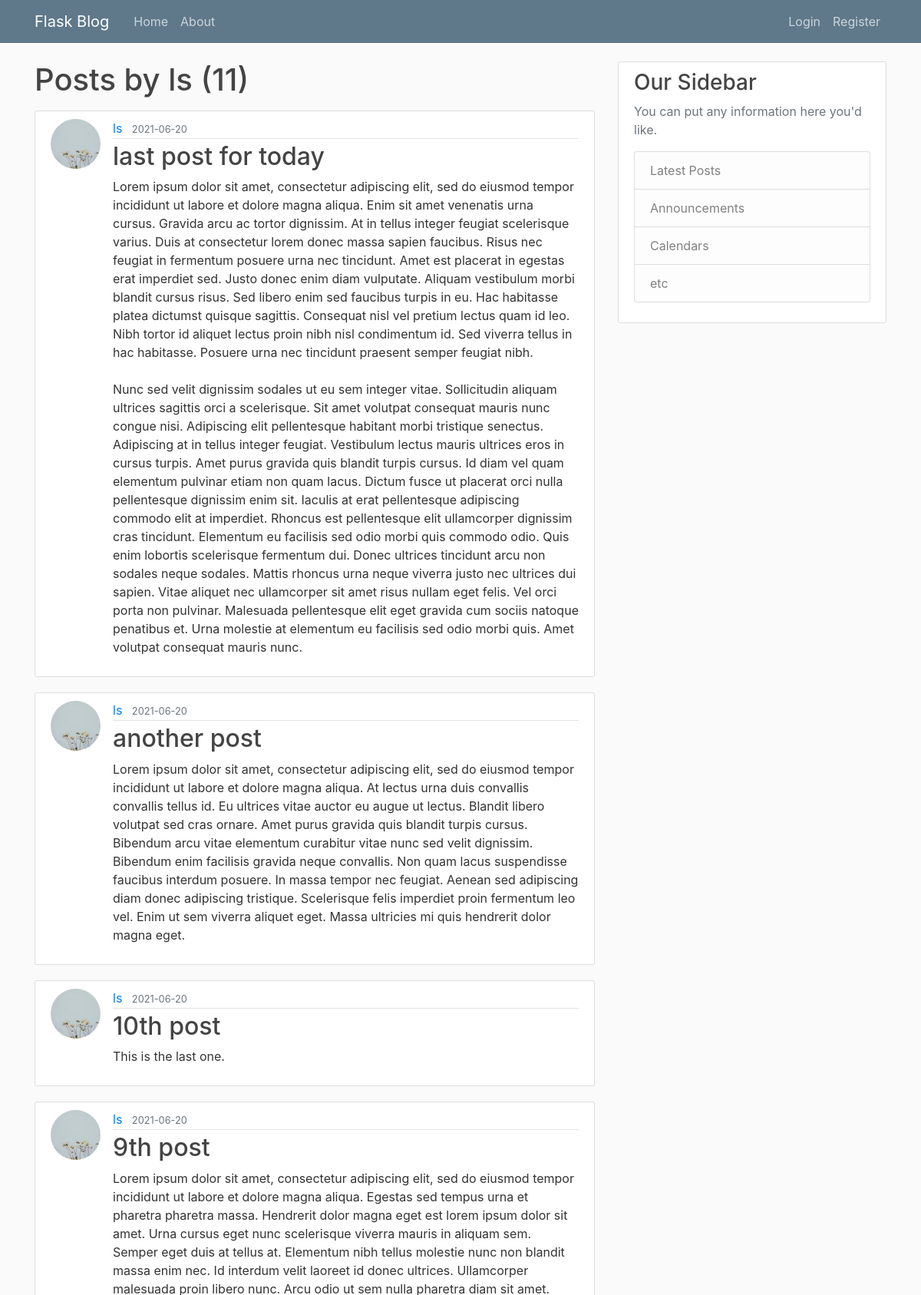
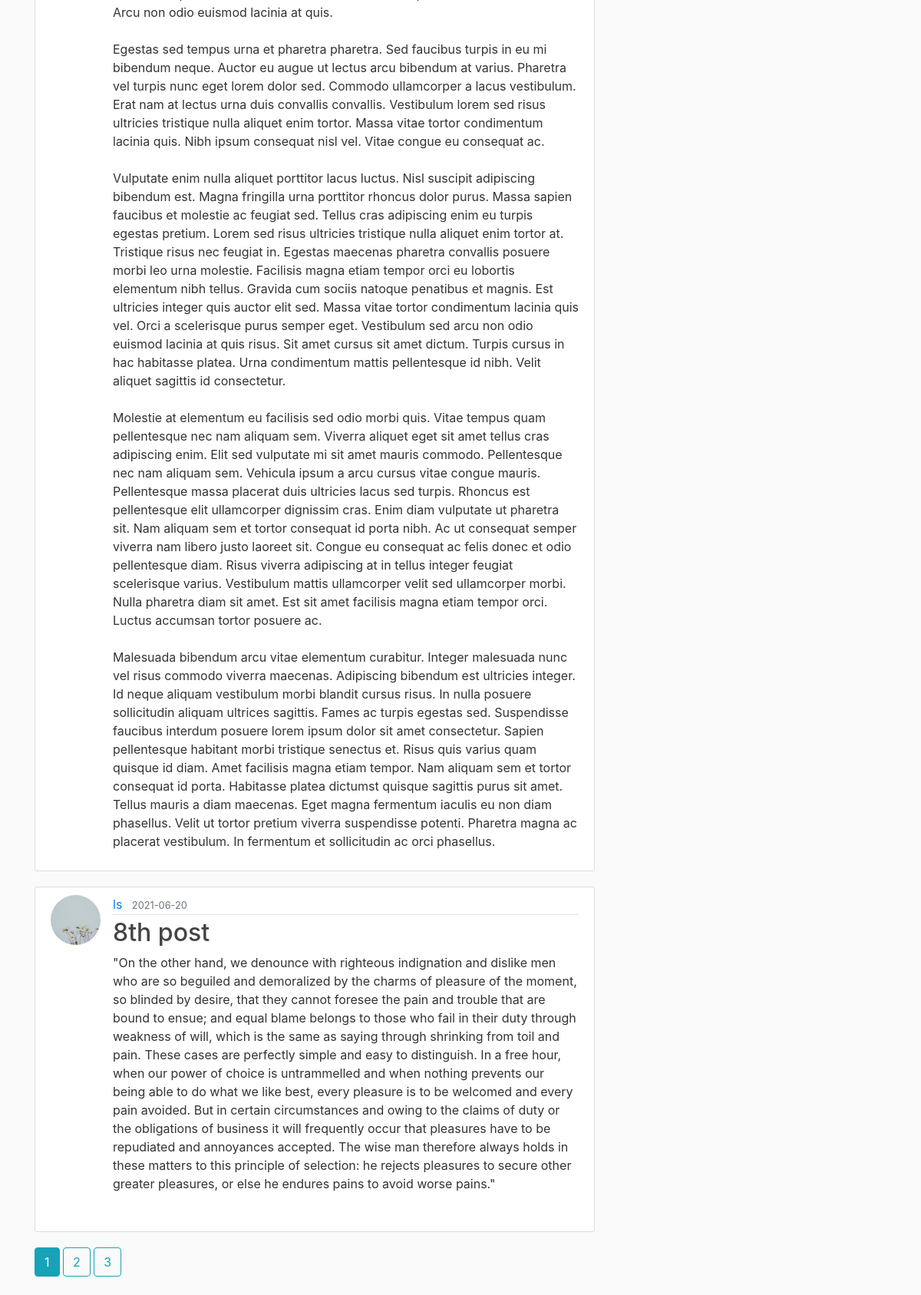
The app's page /user/ls with its own data (2 pictures, top to bottom).
### flaskblog/models.py (models this page shows, shortened)
class User(db.Model, UserMixin):
    id = db.Column(db.Integer, primary_key=True)
    username = db.Column(db.String(20), unique=True, nullable=False)
    email = db.Column(db.String(120), unique=True, nullable=False)
    image_file = db.Column(db.String(20), nullable=False, default='default.jpg')
    password = db.Column(db.String(60), nullable=False)
    posts = db.relationship('Post', backref='author', lazy=True)

class Post(db.Model):
    id = db.Column(db.Integer, primary_key=True)
    title = db.Column(db.String(100), nullable = False)
    date_posted = db.Column(db.DateTime, nullable = False, default = datetime.utcnow)
    content = db.Column(db.Text, nullable = False)
    user_id = db.Column(db.Integer, db.ForeignKey('user.id'), nullable=False)

### flaskblog/users/routes.py (the view)
@users.route("/user/<string:username>")
def user_posts(username):
    page = request.args.get('page', 1, type=int)
    user = User.query.filter_by(username=username).first_or_404()
    posts = Post.query.filter_by(author=user)\
        .order_by(Post.date_posted.desc())\
        .paginate(page=page, per_page=5)
    return render_template ('user_posts.html', posts=posts, user=user)

### flaskblog/templates/user_posts.html
{% extends "layout.html" %}
{% block content %}
    <h1 class="mb-3">Posts by {{user.username }} ({{ posts.total }})</h1>
    {% for post in posts.items %}
        <article class="media content-section">
            <img class="rounded-circle article-img" src=" {{ url_for('static', filename='profile_pics/' + post.author.image_file) }}" alt="">
            <div class="media-body">
            <div class="article-metadata">
                <a class="mr-2" href="{{ url_for('user_posts', username=post.author.username)}} ">{{ post.author.username }}</a>
                <small class="text-muted">{{ post.date_posted.strftime('%Y-%m-%d') }}</small>
            </div>
            <h2><a class="article-title" href="{{ url_for('post', post_id=post.id) }}">{{ post.title }}</a></h2>
            <p class="article-content">{{ post.content }}</p>
            </div>
        </article>
    {% endfor%}
    {% for page_num in posts.iter_pages(left_edge=1, right_edge=1, left_current=1, right_current=2) %}
        {% if page_num %}
            {% if posts.page == page_num %}
                <a class="btn btn-info mb-4" href="{{ url_for('users.user_posts', username=user.username, page=page_num) }}">{{ page_num}}</a>
            {% else %}
                <a class="btn btn-outline-info mb-4" href="{{ url_for('users.user_posts', username=user.username, page=page_num) }}">{{ page_num}}</a>
            {% endif %}
        {% else%}
        ...
        {% endif %}
    {% endfor %}
{% endblock content %}

### flaskblog/static/main.css (style rules this page uses)
body { background: #fafafa; color: #333333; margin-top: 5rem; }
h1, h2, h3, h4, h5, h6 { color: #444444; }
.content-section { background: #ffffff; padding: 10px 20px; border: 1px solid #dddddd; border-radius: 3px; margin-bottom: 20px; }
.article-title { color: #444444; }
.article-content { white-space: pre-line; }
.article-img { height: 65px; width: 65px; margin-right: 16px; }
.article-metadata { padding-bottom: 1px; margin-bottom: 4px; border-bottom: 1px solid #e3e3e3 }

### records on screen
User: username "ls"
Post: image_file (picture), author.username "ls", date_posted "2021-06-20", title "last post for today", content "Lorem ipsum dolor sit amet, consectetur adipiscing elit, sed do eiusmod tempor incididunt ut labore et dolore magna aliqua. Enim sit amet venenatis urna cursus. Gravida arcu ac tortor dignissim. At in tellus integer feugiat scelerisque varius. Duis at consectetur lorem donec massa sapien faucibus. Risus nec feugiat in fermentum posuere urna nec tincidunt. Amet est placerat in egestas erat imperdiet sed. Justo donec enim diam vulputate. Aliquam vestibulum morbi blandit cursus risus. Sed libero enim sed faucibus turpis in eu. Hac habitasse platea dictumst quisque sagittis. Consequat nisl vel pretium lectus quam id leo. Nibh tortor id aliquet lectus proin nibh nisl condimentum id. Sed viverra…"
Post: image_file (picture), author.username "ls", date_posted "2021-06-20", title "another post", content "Lorem ipsum dolor sit amet, consectetur adipiscing elit, sed do eiusmod tempor incididunt ut labore et dolore magna aliqua. At lectus urna duis convallis convallis tellus id. Eu ultrices vitae auctor eu augue ut lectus. Blandit libero volutpat sed cras ornare. Amet purus gravida quis blandit turpis cursus. Bibendum arcu vitae elementum curabitur vitae nunc sed velit dignissim. Bibendum enim facilisis gravida neque convallis. Non quam lacus suspendisse faucibus interdum posuere. In massa tempor nec feugiat. Aenean sed adipiscing diam donec adipiscing tristique. Scelerisque felis imperdiet proin fermentum leo vel. Enim ut sem viverra aliquet eget. Massa ultricies mi quis hendrerit dolor magna…"
Post: image_file (picture), author.username "ls", date_posted "2021-06-20", title "10th post", content "This is the last one."
Post: image_file (picture), author.username "ls", date_posted "2021-06-20", title "9th post", content "Lorem ipsum dolor sit amet, consectetur adipiscing elit, sed do eiusmod tempor incididunt ut labore et dolore magna aliqua. Egestas sed tempus urna et pharetra pharetra massa. Hendrerit dolor magna eget est lorem ipsum dolor sit amet. Urna cursus eget nunc scelerisque viverra mauris in aliquam sem. Semper eget duis at tellus at. Elementum nibh tellus molestie nunc non blandit massa enim nec. Id interdum velit laoreet id donec ultrices. Ullamcorper malesuada proin libero nunc. Arcu odio ut sem nulla pharetra diam sit amet. Arcu non odio euismod lacinia at quis. Egestas sed tempus urna et pharetra pharetra. Sed faucibus turpis in eu mi bibendum neque. Auctor eu augue ut lectus arcu bibendum…"
Post: image_file (picture), author.username "ls", date_posted "2021-06-20", title "8th post", content "\"On the other hand, we denounce with righteous indignation and dislike men who are so beguiled and demoralized by the charms of pleasure of the moment, so blinded by desire, that they cannot foresee the pain and trouble that are bound to ensue; and equal blame belongs to those who fail in their duty through weakness of will, which is the same as saying through shrinking from toil and pain. These cases are perfectly simple and easy to distinguish. In a free hour, when our power of choice is untrammelled and when nothing prevents our being able to do what we like best, every pleasure is to be welcomed and every pain avoided. But in certain circumstances and owing to the claims of duty or the…"

### other values on screen
{{ posts.total }} "11"
{{ page_num }} "1"
{{ page_num }} "2" "3"
